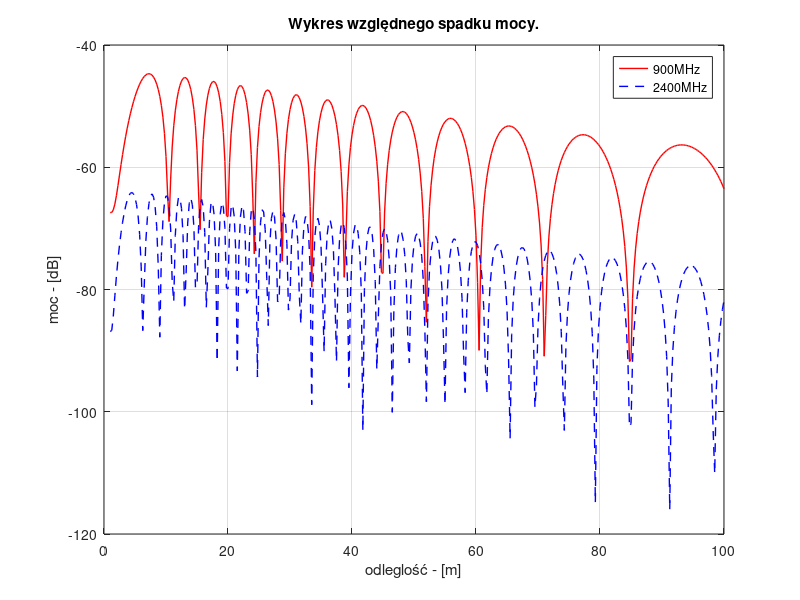

Write MATLAB code to recreate this figure.
close all
clear all
clc

GT = 1.6;
GR = 1.6;

c=299792458;
f1=900000000;
f2=2400000000;

lam1=c/f1;
lam2=c/f2;

h1=30;
h2=3;

d=1:0.25:100;

d1=sqrt((h1-h2)^2+d.^2);
d2=sqrt((h1+h2)^2+d.^2);

z1=abs(exp(1i*(-2)*pi*f1.*d1/c)./d1 - exp(1i*(-2)*pi*f1.*d2/c)./d2);
z2=abs(exp(1i*(-2)*pi*f2.*d1/c)./d1 - exp(1i*(-2)*pi*f2.*d2/c)./d2);

p1=10*log(GT*GR*(lam1/4*pi)^2.*z1);
p2=10*log(GT*GR*(lam2/4*pi)^2.*z2);

figure;
plot(d, p1, 'r-', 'LineWidth', 1);
hold on
plot(d, p2, 'b--', 'LineWidth', 1);
hold off

title('Wykres względnego spadku mocy.');
xlabel('odleglość - [m]');
ylabel('moc - [dB]');
legend('900MHz', '2400MHz'); % Legenda
grid on; % Włączenie siatk